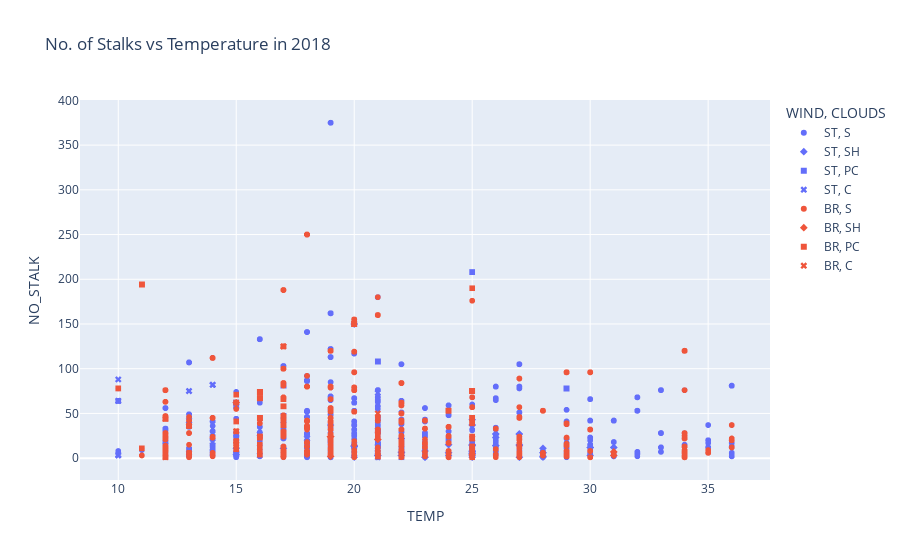

Here is the notebook cell this chart was saved with:
### Markdown cell above
#### Scatterplots

### Code cell
dff18 = dff[dff['YEAR'] == 2018]
px.scatter(dff18, x='TEMP', y='NO_STALK', symbol='CLOUDS', color='WIND', title='No. of Stalks vs Temperature in 2018')

### Figure 1 — Plotly figure (JSON) as saved in the notebook; plotly's stock layout.template omitted (floating-point values rounded to 4 significant figures; data arrays with more than 128 entries replaced by an {"elided": "..."} marker saying what was removed)
{"data": [{"hovertemplate": "WIND=ST<br>CLOUDS=S<br>TEMP=%{x}<br>NO_STALK=%{y}<extra></extra>", "legendgroup": "ST, S", "marker": {"color": "#636efa", "symbol": "circle"}, "mode": "markers", "name": "ST, S", "showlegend": true, "type": "scattergl", "x": {"elided": "5630 int values"}, "xaxis": "x", "y": {"elided": "5630 int values"}, "yaxis": "y"}, {"hovertemplate": "WIND=ST<br>CLOUDS=SH<br>TEMP=%{x}<br>NO_STALK=%{y}<extra></extra>", "legendgroup": "ST, SH", "marker": {"color": "#636efa", "symbol": "diamond"}, "mode": "markers", "name": "ST, SH", "showlegend": true, "type": "scattergl", "x": {"elided": "226 int values"}, "xaxis": "x", "y": {"elided": "226 int values"}, "yaxis": "y"}, {"hovertemplate": "WIND=ST<br>CLOUDS=PC<br>TEMP=%{x}<br>NO_STALK=%{y}<extra></extra>", "legendgroup": "ST, PC", "marker": {"color": "#636efa", "symbol": "square"}, "mode": "markers", "name": "ST, PC", "showlegend": true, "type": "scattergl", "x": {"elided": "173 int values"}, "xaxis": "x", "y": {"elided": "173 int values"}, "yaxis": "y"}, {"hovertemplate": "WIND=ST<br>CLOUDS=C<br>TEMP=%{x}<br>NO_STALK=%{y}<extra></extra>", "legendgroup": "ST, C", "marker": {"color": "#636efa", "symbol": "x"}, "mode": "markers", "name": "ST, C", "showlegend": true, "type": "scattergl", "x": {"elided": "130 int values"}, "xaxis": "x", "y": {"elided": "130 int values"}, "yaxis": "y"}, {"hovertemplate": "WIND=BR<br>CLOUDS=S<br>TEMP=%{x}<br>NO_STALK=%{y}<extra></extra>", "legendgroup": "BR, S", "marker": {"color": "#EF553B", "symbol": "circle"}, "mode": "markers", "name": "BR, S", "showlegend": true, "type": "scattergl", "x": {"elided": "3837 int values"}, "xaxis": "x", "y": {"elided": "3837 int values"}, "yaxis": "y"}, {"hovertemplate": "WIND=BR<br>CLOUDS=SH<br>TEMP=%{x}<br>NO_STALK=%{y}<extra></extra>", "legendgroup": "BR, SH", "marker": {"color": "#EF553B", "symbol": "diamond"}, "mode": "markers", "name": "BR, SH", "showlegend": true, "type": "scattergl", "x": [19, 19, 19, 19, 19, 19, 19, 19, 19, 19, 19, 19, 19, 19, 19, 19, 19, 19, 19, 19, 19, 19, 19, 19, 19, 19, 19, 19, 19, 19, 19, 19, 19, 19, 19, 19, 19, 19, 19, 19, 19, 19, 19, 19, 19, 19, 19, 19, 19, 19, 19, 19, 19, 19, 19, 19, 19, 19, 19, 19, 19, 19, 19, 19, 19, 19, 19, 19, 19, 19, 19, 19, 19, 19, 19, 19, 19, 19, 19, 19, 19, 19, 15, 15, 15, 15, 31, 31, 31, 31, 31, 31, 25, 21, 21, 21, 21, 21, 21, 21, 21, 21, 21], "xaxis": "x", "y": [24, 24, 24, 24, 24, 24, 24, 24, 24, 24, 24, 24, 24, 24, 24, 24, 24, 24, 24, 24, 24, 24, 24, 24, 24, 24, 24, 24, 24, 24, 24, 24, 24, 24, 24, 24, 24, 24, 24, 24, 24, 24, 24, 24, 24, 24, 24, 24, 24, 24, 24, 24, 24, 24, 24, 24, 24, 24, 24, 24, 24, 24, 24, 24, 24, 24, 24, 24, 24, 24, 24, 24, 24, 24, 24, 24, 24, 24, 24, 2, 2, 2, 62, 62, 62, 62, 3, 3, 7, 7, 7, 7, 4, 21, 21, 21, 21, 21, 21, 21, 21, 21, 21], "yaxis": "y"}, {"hovertemplate": "WIND=BR<br>CLOUDS=PC<br>TEMP=%{x}<br>NO_STALK=%{y}<extra></extra>", "legendgroup": "BR, PC", "marker": {"color": "#EF553B", "symbol": "square"}, "mode": "markers", "name": "BR, PC", "showlegend": true, "type": "scattergl", "x": {"elided": "169 int values"}, "xaxis": "x", "y": {"elided": "169 int values"}, "yaxis": "y"}, {"hovertemplate": "WIND=BR<br>CLOUDS=C<br>TEMP=%{x}<br>NO_STALK=%{y}<extra></extra>", "legendgroup": "BR, C", "marker": {"color": "#EF553B", "symbol": "x"}, "mode": "markers", "name": "BR, C", "showlegend": true, "type": "scattergl", "x": [17, 25, 25, 21, 21, 21, 15, 15, 15, 15, 15, 15, 13, 13, 13, 12, 12, 12, 12, 12, 17, 17, 17, 17, 17, 17, 17, 17, 17, 17, 17, 17, 17, 17, 17, 17, 17, 17, 17, 17, 17, 17, 17, 17, 17, 17, 17, 17, 17, 17, 17, 17, 17, 17, 17, 17, 17, 17, 17, 17, 17, 17, 17, 17, 17, 17, 17, 17, 17, 17, 17, 17, 17, 17, 17, 17, 17, 17, 17, 17, 17, 17, 17, 17, 17, 17, 17, 17, 17, 17, 17, 17, 17, 17, 17, 17, 17, 17, 17, 17, 17], "xaxis": "x", "y": [4, 22, 22, 31, 31, 50, 30, 10, 30, 30, 16, 19, 6, 36, 36, 44, 44, 44, 44, 1, 125, 125, 125, 125, 125, 125, 125, 125, 125, 125, 125, 125, 125, 125, 125, 125, 125, 125, 125, 125, 125, 125, 125, 125, 125, 125, 125, 125, 125, 125, 125, 125, 125, 125, 125, 125, 125, 125, 125, 125, 125, 125, 125, 125, 125, 125, 125, 125, 125, 125, 125, 125, 125, 125, 125, 125, 125, 125, 125, 125, 125, 125, 125, 125, 125, 125, 125, 125, 125, 125, 125, 125, 125, 125, 125, 125, 125, 125, 125, 125, 125], "yaxis": "y"}], "layout": {"legend": {"title": {"text": "WIND, CLOUDS"}, "tracegroupgap": 0}, "title": {"text": "No. of Stalks vs Temperature in 2018"}, "xaxis": {"anchor": "y", "domain": [0, 1], "title": {"text": "TEMP"}}, "yaxis": {"anchor": "x", "domain": [0, 1], "title": {"text": "NO_STALK"}}}}
